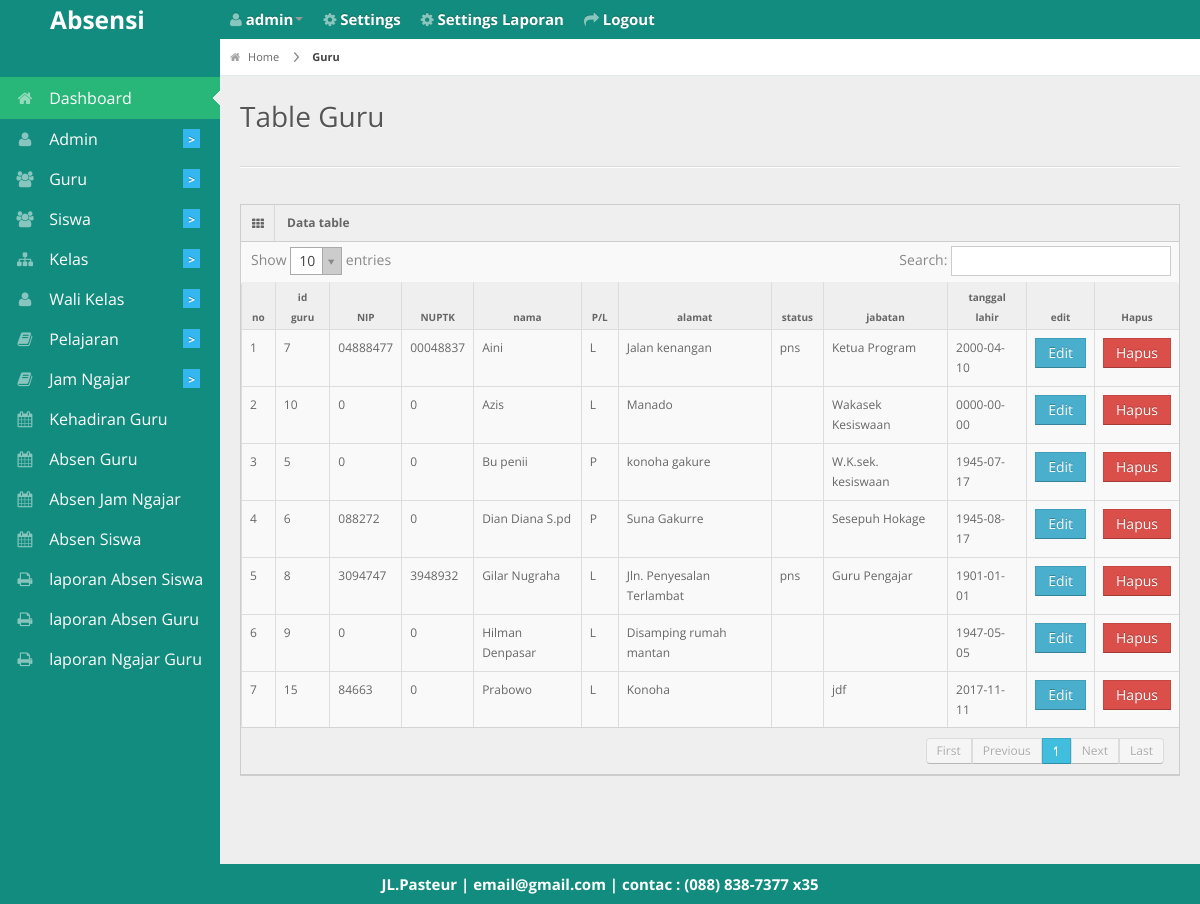
The app's page /admin/tableguru.php (signed in) with its own data.
### tables this page shows
CREATE TABLE `guru` (
  `id_guru` int(11) NOT NULL,
  `nip` varchar(255) NOT NULL,
  `nuptk` varchar(255) NOT NULL,
  `nama` varchar(30) NOT NULL,
  `jenis_kelamin` varchar(1) NOT NULL,
  `status` varchar(20) NOT NULL,
  `alamat` varchar(50) NOT NULL,
  `jabatan` varchar(20) NOT NULL,
  `telepon` varchar(50) NOT NULL,
  `tgl_lahir` date NOT NULL
);

CREATE TABLE `biodata` (
  `id_biodata` int(11) NOT NULL,
  `nama_sekolah` varchar(255) NOT NULL,
  `alamat` varchar(255) NOT NULL,
  `photo` varchar(255) NOT NULL,
  `email` varchar(255) NOT NULL,
  `telepon` varchar(20) NOT NULL,
  `kota` varchar(50) NOT NULL
);

### admin/tableguru.php (the view, shortened to what this page needs)
<?php
 include '../db/koneksi.php';
 include '../layout/header.php'; ?>
<div id="content">
  <div id="content-header">
    <div id="breadcrumb"> <a href="http://localhost/absensi2/<?php echo $_SESSION['akses']; ?>/" title="Go to Home" class="tip-bottom"><i class="icon-home"></i> Home</a>
      <a href="http://localhost/absensi2/admin/guru" class="current">Guru</a> </div>
    <h1>Table Guru</h1>
  </div>
  <div class="container-fluid">
    <hr>
    <div class="row-fluid">
      <div class="span12">
        <div class="widget-box">
          <div class="widget-title"> <span class="icon"><i class="icon-th"></i></span>
            <h5>Data table</h5>
          </div>
          <div class="widget-content nopadding">
            <table class="table table-bordered data-table">
              <thead>
                <tr>
                  <th>no</th>
                  <th>id guru</th>
                  <th>NIP</th>
                  <th>NUPTK</th>
                  <th>nama</th>
                  <th>P/L</th>
                  <th>alamat</th>
                  <th>status</th>
                  <th>jabatan</th>
                  <th>tanggal lahir</th>
                  <th>edit</th>
                  <th>Hapus</th>
              </tr>
              </thead>
              <tbody>
                <?php
                $query_tampil=mysqli_query($konek,"select * from guru ORDER BY nama");
                $no=1; while ($data=mysqli_fetch_array($query_tampil)) {
                  $kelamin=strtoupper($data['jenis_kelamin']);
                 ?>
                <tr class="gradeX">
                  <td><?php echo $no; ?></td>
                  <td><?php echo $data['id_guru']; ?></td>
                  <td><?php echo $data['nip']; ?></td>
                  <td><?php echo $data['nuptk']; ?></td>
                  <td><?php echo $data['nama']; ?></td>
                  <td><?php echo $kelamin; ?></td>
                  <td><?php echo $data['alamat']; ?></td>
                  <td><?php echo $data['status']; ?></td>
                  <td><?php echo $data['jabatan']; ?></td>
                  <td><?php echo $data['tgl_lahir']; ?></td>
                  <td><a href="http://localhost/absensi2/admin/guru/edit/<?PHP echo $data['id_guru']?>"class="btn btn-info">Edit</a></td>
                  <td><a href="http://localhost/absensi2/admin/guru/hapus/<?PHP echo $data['id_guru']?>"class="btn btn-danger">Hapus</a></td>
                </tr>
                <?php $no++; } ?>
              </tbody>
            </table>
          </div>
        </div>
      </div>
    </div>
  </div>
</div>
<?php include '../layout/footer.php'; ?>

### layout/footer.php (shortened to what this page needs)
<div class="row-fluid">
  <div id="footer" class="span12"style="
    color: #fff;
    font-weight: bold;
    font-size: 15px;
">
     <?php echo "$header_photo[alamat] | $header_photo[email] | contac : $header_photo[telepon]"; ?> </div>
</div>
</body>
</html>

### css/matrix-style.css (style rules this page uses)
* { outline:none !important; -moz-outline: none !important; }
html, body { height:100% }
body { overflow-x: hidden; margin-top: -10px; font-family: 'Open Sans', sans-serif; font-size:12px; color:#666; }
a { color:#666; }
select, textarea, input[type="text"], input[type="password"], input[type="datetime"], input[type="datetime-local"], input[type="date"], input[type="month"], input[type="time"], input[type="week"], input[type="number"], input[type="email"], input[type="url"], input[type="search"], input[type="tel"], input[type="color"], .uneditable-input, .label, .dropdown-menu, .btn, .well, .progress, .table-bordered, .btn-group > .btn:first-child, .btn-group > .btn:last-child, .btn-group > .btn:last-child, .btn-group > .dropdown-toggle, .alert { border-radius:0px; }
.btn, textarea, input[type="text"], input[type="password"], input[type="datetime"], input[type="datetime-local"], input[type="date"], input[type="month"], input[type="time"], input[type="week"], input[type="number"], input[type="email"], input[type="url"], input[type="search"], input[type="tel"], input[type="color"], .uneditable-input { box-shadow:none; }
.progress, .progress-success .bar, .progress .bar-success, .progress-warning .bar, .progress .bar-warning, .progress-danger .bar, .progress .bar-danger, .progress-info .bar, .progress .bar-info, .btn, .btn-primary { background-image:none; }
#footer { padding:10px; text-align:center; }
hr { border-top-color:#dadada; }
#content { background: none repeat scroll 0 0 #eeeeee; margin-left: 220px; margin-right: 0; padding-bottom: 25px; position: relative; min-height:100%; width: auto; }
#content-header { position: abslute; width: 100%; margin-top: -38px; z-index: 20; }
#content-header h1 { color: #555555; font-size: 28px; font-weight: normal; float: none; text-shadow: 0 1px 0 #ffffff; margin-left: 20px; position: relative; }
#content-header h1, #content-header .btn-group { margin-top: 20px; }
#breadcrumb { background-color: #fff; border-bottom: 1px solid #e3ebed; }
#breadcrumb a { padding: 8px 20px 8px 10px; display: inline-block; background-image: url('../img/breadcrumb.png'); background-position: center right; background-repeat: no-repeat; font-size: 11px; color: #666666; }
#breadcrumb a:last-child { background-image:none; }
#breadcrumb a.current { font-weight: bold; color: #444444; }
#breadcrumb a i { margin-right: 5px; opacity: .6; }
.stat-boxes .peity_bar_good, .stat-boxes .peity_line_good, { color: #459D1C; }
.widget-box { background: none repeat scroll 0 0 #F9F9F9; border-left: 1px solid #CDCDCD; border-top: 1px solid #CDCDCD; border-right: 1px solid #CDCDCD; clear: both; margin-top: 16px; margin-bottom: 16px; position: relative; }
.widget-title, .modal-header, .table th, div.dataTables_wrapper .ui-widget-header { background:#efefef; border-bottom: 1px solid #CDCDCD; height: 36px; }
.widget-title span.icon { padding: 9px 10px 7px 11px; float: left; border-right:1px solid #dadada; }
.widget-title h5 { color: #666; float: left; font-size: 12px; font-weight: bold; padding: 12px; line-height: 12px; margin: 0; }
.widget-content { padding:15px; border-bottom: 1px solid #cdcdcd; }
.table th { height: auto; font-size: 10px; padding: 5px 10px 2px; border-bottom: 0; text-align: center; color: #666666; }
.nopadding { padding: 0 !important; }
.nopadding .table { margin-bottom: 0; }
.nopadding .table-bordered { border: 0; }

### css/matrix-media.css (style rules this page uses)
body { background: #128C7E; }

### records on screen
guru: id_guru "7", nip "04888477", nuptk "00048837", nama "Aini", jenis_kelamin "L", alamat "Jalan kenangan", status "pns", jabatan "Ketua Program", tgl_lahir "2000-04-10"
guru: id_guru "10", nip "0", nuptk "0", nama "Azis", jenis_kelamin "L", alamat "Manado", jabatan "Wakasek Kesiswaan", tgl_lahir "0000-00-00"
guru: id_guru "5", nip "0", nuptk "0", nama "Bu penii", jenis_kelamin "P", alamat "konoha gakure", jabatan "W.K.sek. kesiswaan", tgl_lahir "1945-07-17"
guru: id_guru "6", nip "088272", nuptk "0", nama "Dian Diana S.pd", jenis_kelamin "P", alamat "Suna Gakurre", jabatan "Sesepuh Hokage", tgl_lahir "1945-08-17"
guru: id_guru "8", nip "3094747", nuptk "3948932", nama "Gilar Nugraha", jenis_kelamin "L", alamat "Jln. Penyesalan Terlambat", status "pns", jabatan "Guru Pengajar", tgl_lahir "1901-01-01"
guru: id_guru "9", nip "0", nuptk "0", nama "Hilman Denpasar", jenis_kelamin "L", alamat "Disamping rumah mantan", tgl_lahir "1947-05-05"
guru: id_guru "15", nip "84663", nuptk "0", nama "Prabowo", jenis_kelamin "L", alamat "Konoha", jabatan "jdf", tgl_lahir "2017-11-11"
biodata: alamat "JL.Pasteur", email "email@gmail.com", telepon "(088) 838-7377 x35"

### other values on screen
$_SESSION['username'] "admin"
